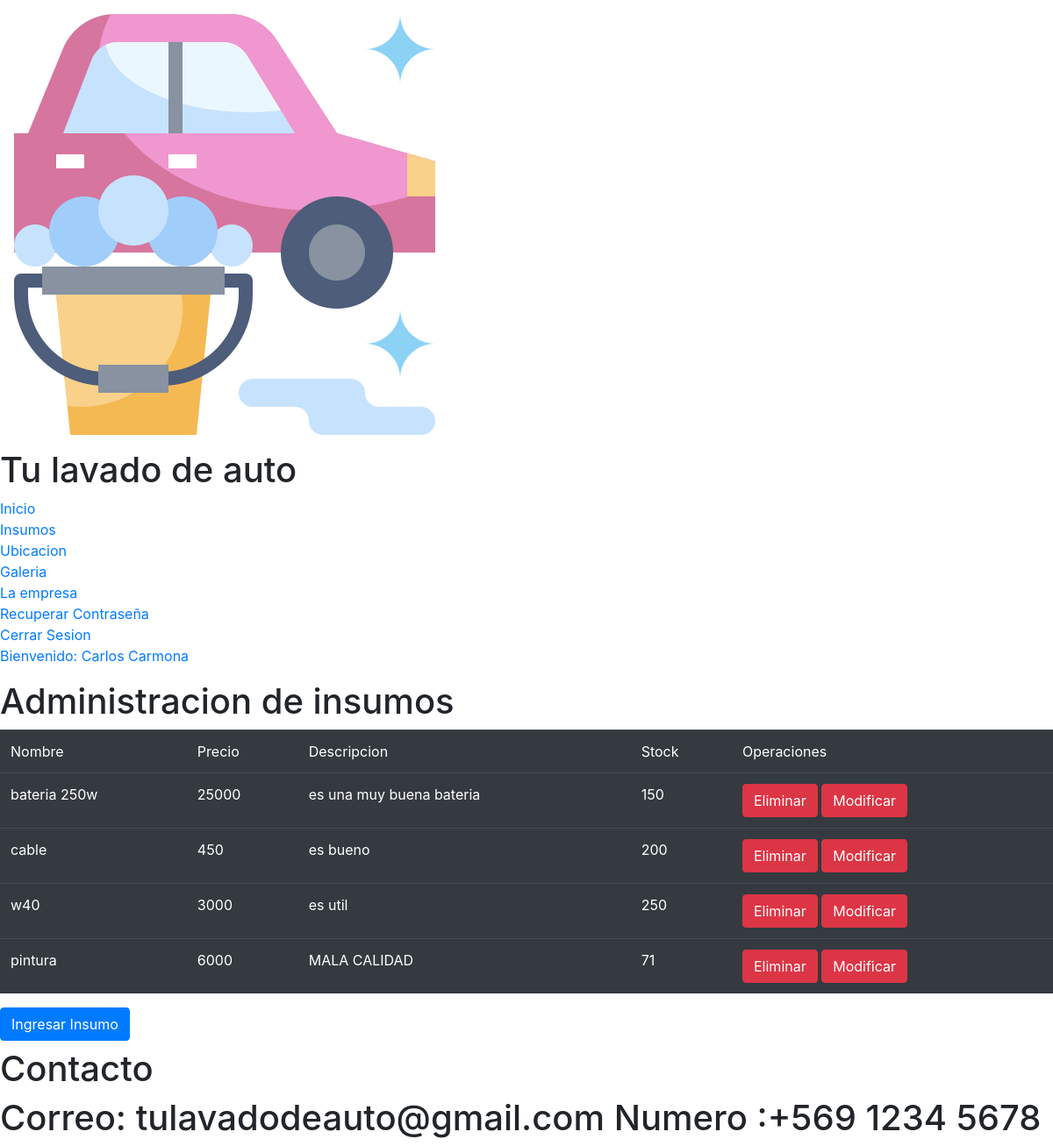
/adm_insumos/ (signed in), run on an earlier commit of the app's database.
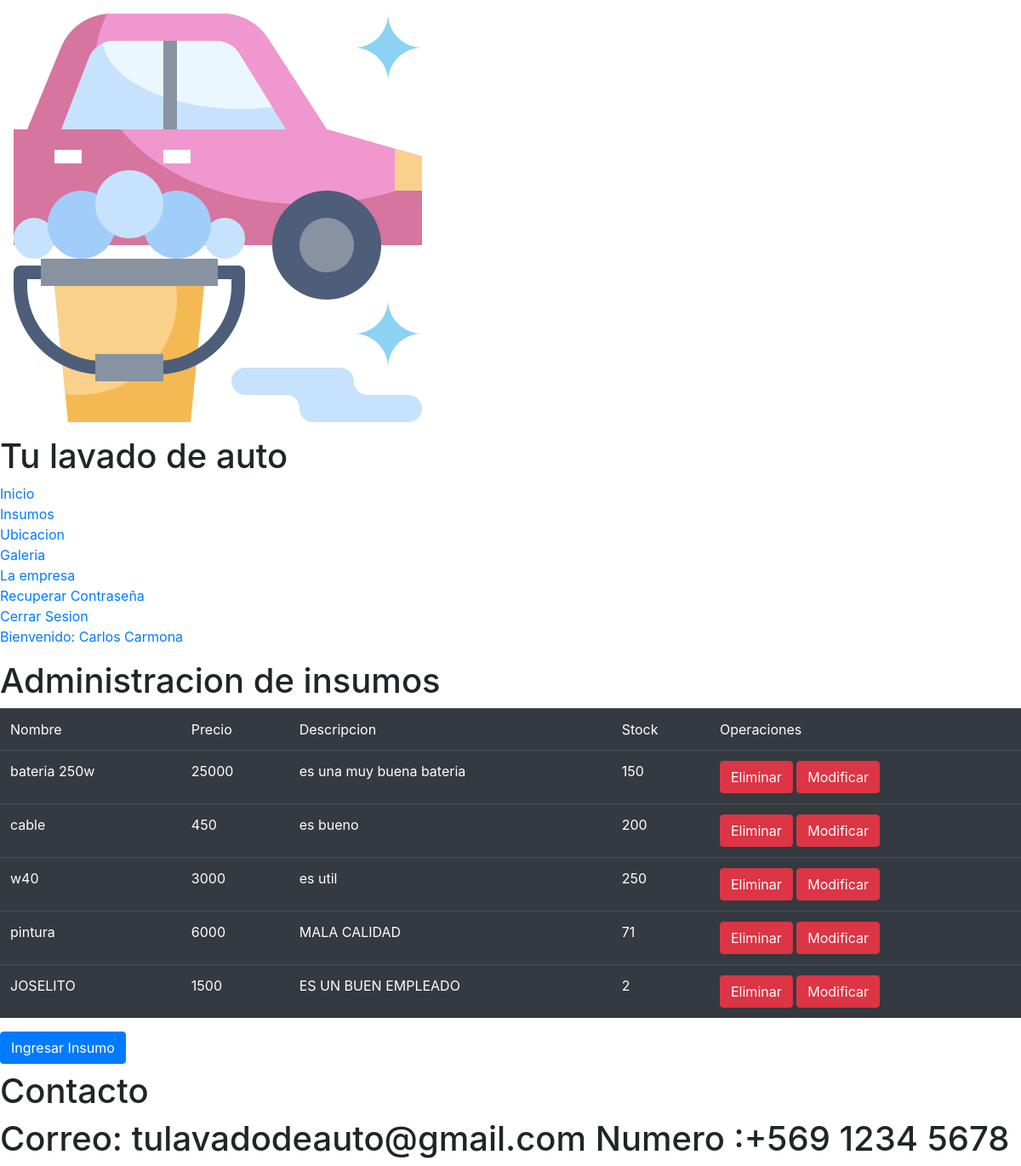
And on a later commit of the database.
### myCarW/models.py (models this page shows, shortened)
class Insumos(models.Model):
    nombre = models.CharField(max_length=120,primary_key=True)
    precio = models.IntegerField()
    descripcion = models.TextField()
    stock = models.IntegerField()

### myCarW/views.py (the view)
# urls.py: path('adm_insumos/',admin_insumos,name='ADM_IN'),
@permission_required('myCarW.view_insumos',login_url='/login/')
def admin_insumos(request):
    insumos = Insumos.objects.all()
    return render(request,'web/admin_insumos.html',{'insumos':insumos})

### myCarW/templates/web/admin_insumos.html (shortened to what this page needs)
{% extends "web/base.html" %} {% load static %} {% block estilos %}
<link rel="stylesheet" href="{% static 'css/insumos.css' %}">
<link rel="stylesheet" href="https://cdn.jsdelivr.net/npm/bootstrap@4.5.3/dist/css/bootstrap.min.css"> {% endblock estilos %} {% block contenido %}
<div id="contenido">
    <div id="section">
        <h1 id="titulo">Administracion de insumos</h1>
        <div>
            <table class="table table-dark">
                <tr>
                    <td>Nombre</td>
                    <td>Precio</td>
                    <td>Descripcion</td>
                    <td>Stock</td>
                    <td>Operaciones</td>
                </tr>
                {% for item in insumos %}
                <tr>
                    <td>{{item.nombre}}</td>
                    <td>{{item.precio}}</td>
                    <td>{{item.descripcion}}</td>
                    <td>{{item.stock}}</td>
                    <td>
                        <button class="btn btn-danger" onclick="eliminar('{{item.nombre}}')">Eliminar</button>
                        <button class="btn btn-danger" onclick="modificar('{{item.nombre}}')">Modificar</button>
                    </td>
                </tr>
                {% endfor %}
            </table>
            <button class="btn btn-primary" onclick="ir()">Ingresar Insumo</button>
        </div>
    </div>
</div>
{% endblock contenido %}

What changed in the data, as far as the page shows it:
added Insumos: nombre "JOSELITO", precio "1500", descripcion "ES UN BUEN EMPLEADO", stock "2"
